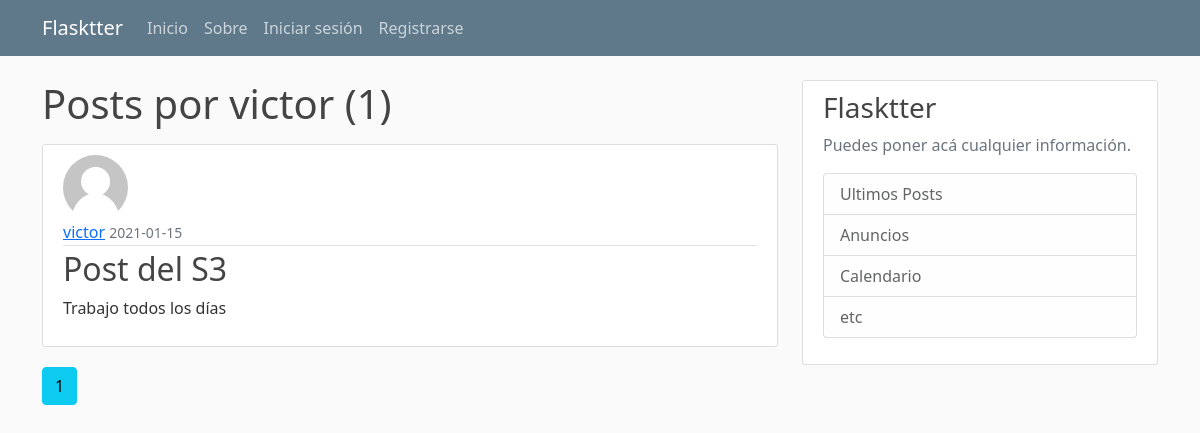
Before: /user/victor with the older database file.
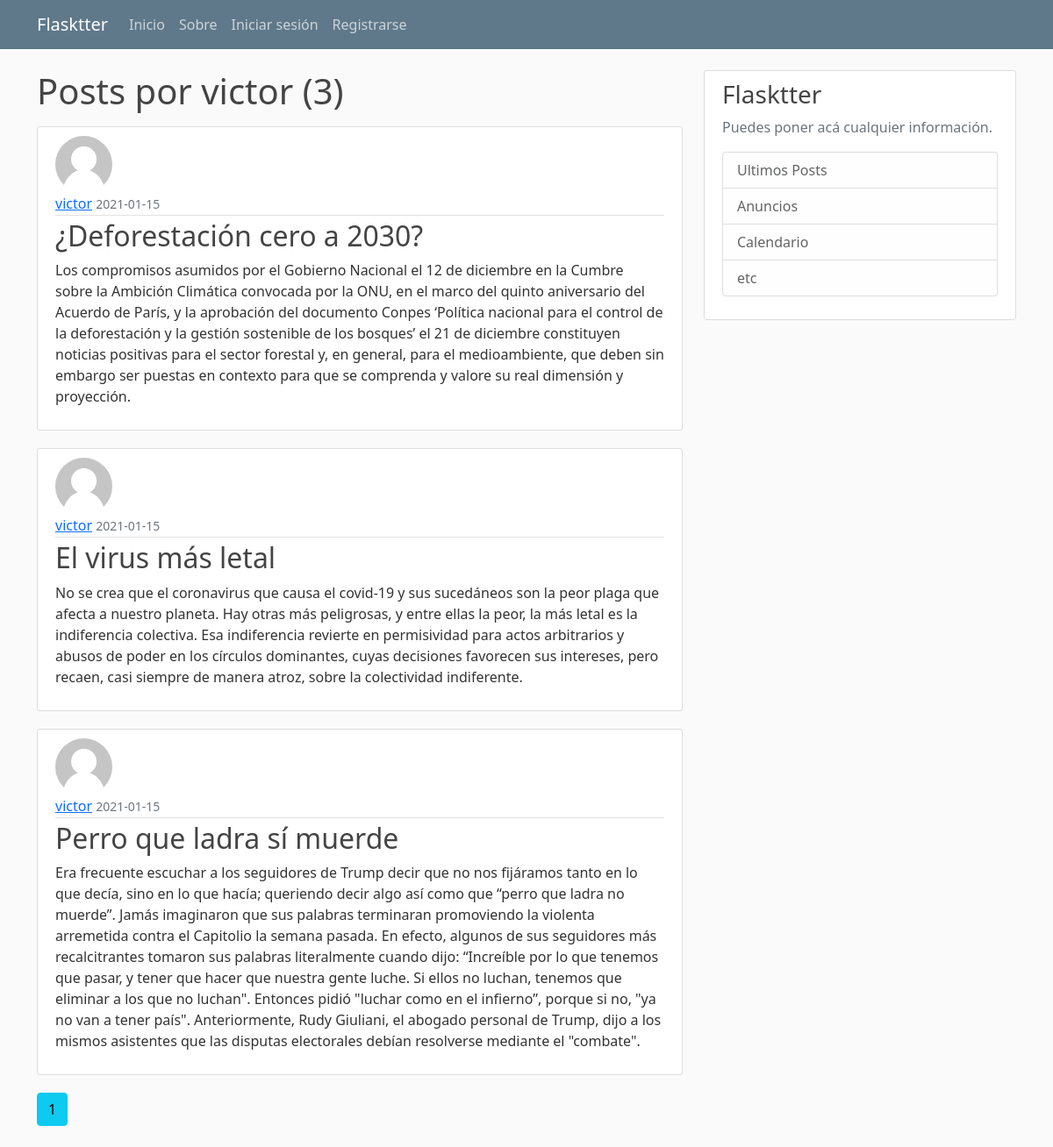
After: the same page with the newer database file.
### flaskblog/models.py (models this page shows, shortened)
class Post(db.Model):
    id= db.Column(db.Integer, primary_key=True)
    title= db.Column(db.String(100), nullable=False)
    date_posted= db.Column(db.DateTime, nullable=False, default=datetime.utcnow)
    content = db.Column(db.Text, nullable=False)
    '''se establece la relacion de el post con el usuario con su id'''
    user_id = db.Column(db.Integer, db.ForeignKey('user.id'), nullable=False)

class User(db.Model, UserMixin):
    id= db.Column(db.Integer, primary_key=True)
    username= db.Column(db.String(20), unique=True, nullable=False)
    email= db.Column(db.String(100), unique=True, nullable=False)
    image_file= db.Column(db.String(50), nullable=False, default='default.jpg')
    password= db.Column(db.String(60), nullable=False)
    '''Relacion uno a muchos '''
    post = db.relationship('Post', backref='author', lazy=True)

### flaskblog/routes.py (the view)
@app.route('/user/<username>')
def user_posts(username):
    user = User.query.filter_by(username=username).first_or_404()
    page = request.args.get('page', 1, type=int)
    posts = Post.query.filter_by(author=user) \
                                .order_by(Post.date_posted.desc())\
                                .paginate(per_page=3, page=page)
    return render_template('user_posts.html', posts=posts, user=user)

### flaskblog/templates/user_posts.html
{% extends 'base.html' %}
{% block content %}
    <h1 class="mb-3">Posts por {{ user.username }} ({{ posts.total }})</h1>
    {% for post in posts.items %}
        <article class="media content-section">
            <img class="rounded-circle article-img" src="{{ url_for('static', filename='profile_pics/' + post.author.image_file)}}" alt="">
            <div class="media-body">
            <div class="article-metadata">
                <a class="mr-2" href="{{ url_for('user_posts', username=post.author.username) }}">{{ post.author.username }}</a>
                <small class="text-muted">{{ post.date_posted.strftime('%Y-%m-%d') }}</small>
            </div>
            <h2><a class="article-title" href="{{ url_for('post', post_id=post.id) }}">{{ post.title }}</a></h2>
            <p class="article-content">{{ post.content }}</p>
            </div>
        </article>
    {% endfor %}
    {% for page_num in posts.iter_pages(left_edge=1, right_edge=1, left_current=1, right_current=2) %}
        {% if page_num %}
            {% if posts.page == page_num %}
                <a class="btn btn-info mb-4" href="{{ url_for('user_posts', username=user.username, page=page_num) }}">{{ page_num }}</a>
            {% else %}
            <a class="btn btn-outline-info mb-4" href="{{ url_for('user_posts', username=user.username, page=page_num) }}">{{ page_num }}</a>
            {% endif %}
        {% else %}
            ...
        {% endif %}
    {% endfor %}
{% endblock %}

Changed rows visible on the page:
added Post: image_file (placeholder picture), author.username "victor", date_posted "2021-01-15", title "¿Deforestación cero a 2030?", content "Los compromisos asumidos por el Gobierno Nacional el 12 de diciembre en la Cumbre sobre la Ambición Climática convocada por la ONU, en el marco del quinto aniversario del Acuerdo de París, y la aprobación del documento Conpes ‘Política nacional para el control de la deforestación y la gestión sostenible de los bosques’ el 21 de diciembre constituyen noticias positivas para el sector forestal y, en general, para el medioambiente, que deben sin embargo ser puestas en contexto para que se comprenda y valore su real dimensión y proyección."
added Post: image_file (placeholder picture), author.username "victor", date_posted "2021-01-15", title "El virus más letal", content "No se crea que el coronavirus que causa el covid-19 y sus sucedáneos son la peor plaga que afecta a nuestro planeta. Hay otras más peligrosas, y entre ellas la peor, la más letal es la indiferencia colectiva. Esa indiferencia revierte en permisividad para actos arbitrarios y abusos de poder en los círculos dominantes, cuyas decisiones favorecen sus intereses, pero recaen, casi siempre de manera atroz, sobre la colectividad indiferente."
changed Post: title "Post del S3" → "Perro que ladra sí muerde"; content "Trabajo todos los días" → "Era frecuente escuchar a los seguidores de Trump decir que no nos fijáramos tanto en lo que decía, sino en lo que hacía; queriendo decir algo así como que “perro que ladra no muerde”. Jamás imaginaron que sus palabras terminaran promoviendo la violenta arremetida contra el Capitolio la semana pasada. En efecto, algunos de sus seguidores más recalcitrantes tomaron sus palabras literalmente cuando dijo: “Increíble por lo que tenemos que pasar, y tener que hacer que nuestra gente luche. Si ellos no luchan, tenemos que eliminar a los que no luchan\". Entonces pidió \"luchar como en el infierno”, porque si no, \"ya no van a tener país\". Anteriormente, Rudy Giuliani, el abogado personal de Trump,…"
Other visible differences:
{{ posts.total }}: "1" → "3"
